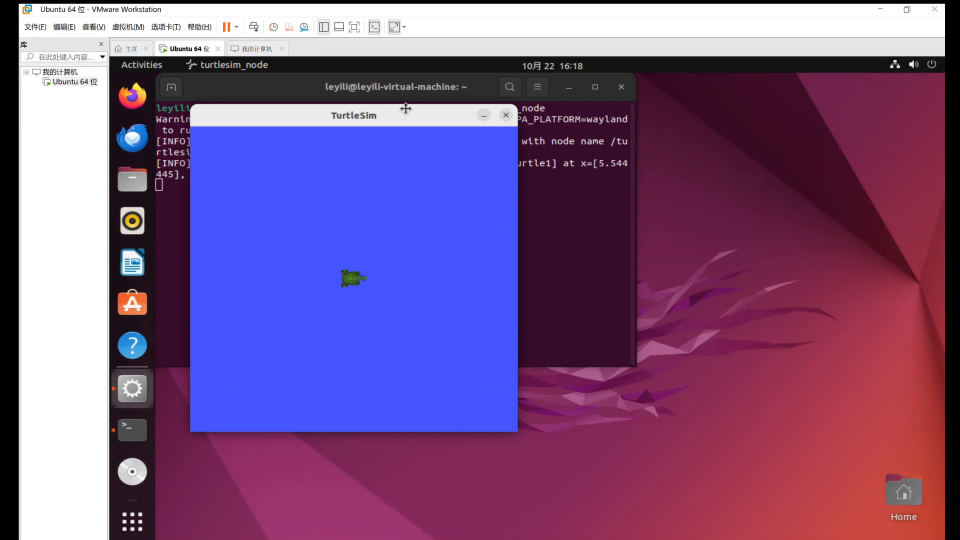
#> input picture frame 91 of Week1/lijian/自证视频.mp4, 1920 x 1080 px, given in place of the camera (shown at 1/2 size)
$ python quick_cam_check.py
#> lines starting #> are read from the running program, lines starting #| are printed output that depends on the picture
"""快速相机体检：三组关键组合，各存一张图，输出极简结果。

用法（普通 PowerShell，venv 已激活）：
  python tools\\quick_cam_check.py
  python tools\\quick_cam_check.py --index 2
"""
import argparse
import time
from pathlib import Path

import cv2

# 静音 OpenCV 的警告输出（不同版本 API 位置不同，兼容处理）
try:
    cv2.utils.logging.setLogLevel(cv2.utils.logging.LOG_LEVEL_SILENT)
except Exception:
    for _fn in ("setLogLevel",):
        if hasattr(cv2, _fn):
            try:
                getattr(cv2, _fn)(0)
            except Exception:
                pass

ROOT = Path(__file__).resolve().parents[1]
OUT = ROOT / "logs"


def run(index, api, fourcc, w, h, n=25):
#> called with index = 0, api = 700, w = 1280, h = 720, n = 25
    if fourcc:
        cap = cv2.VideoCapture(index, api)
        if not cap.isOpened():
            cap.release()
            return None
        cap.set(cv2.CAP_PROP_FOURCC, cv2.VideoWriter_fourcc(*fourcc))
        cap.set(cv2.CAP_PROP_FRAME_WIDTH, w)
        cap.set(cv2.CAP_PROP_FRAME_HEIGHT, h)
    else:
        cap = cv2.VideoCapture(index, api)
        if not cap.isOpened():
            cap.release()
            return None
        cap.set(cv2.CAP_PROP_FRAME_WIDTH, w)
        cap.set(cv2.CAP_PROP_FRAME_HEIGHT, h)
    cap.set(cv2.CAP_PROP_FPS, 30)
    for _ in range(8):
        cap.read()
#> this loop made 8 passes
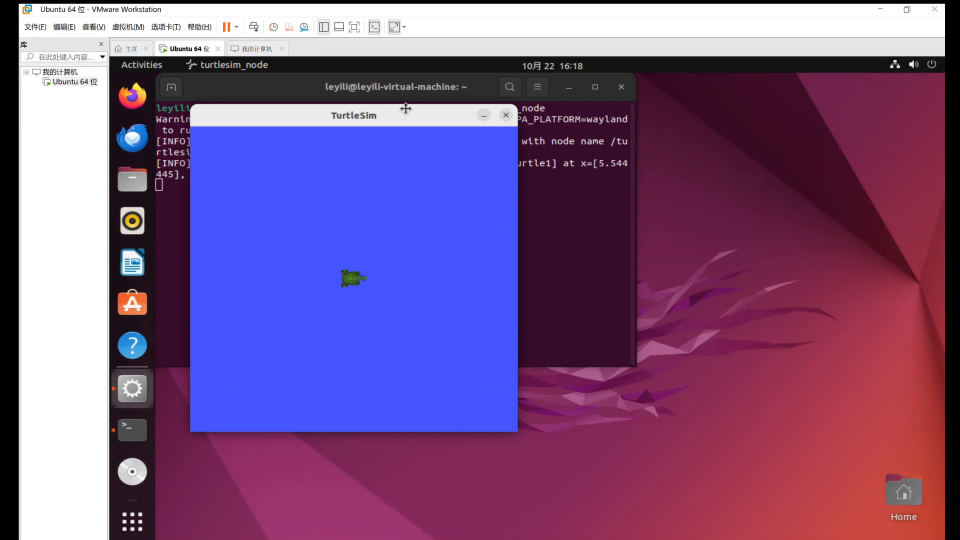
#> input picture frame 91 of Week1/lijian/自证视频.mp4, 1920 x 1080 px, given in place of the camera (shown at 1/2 size)
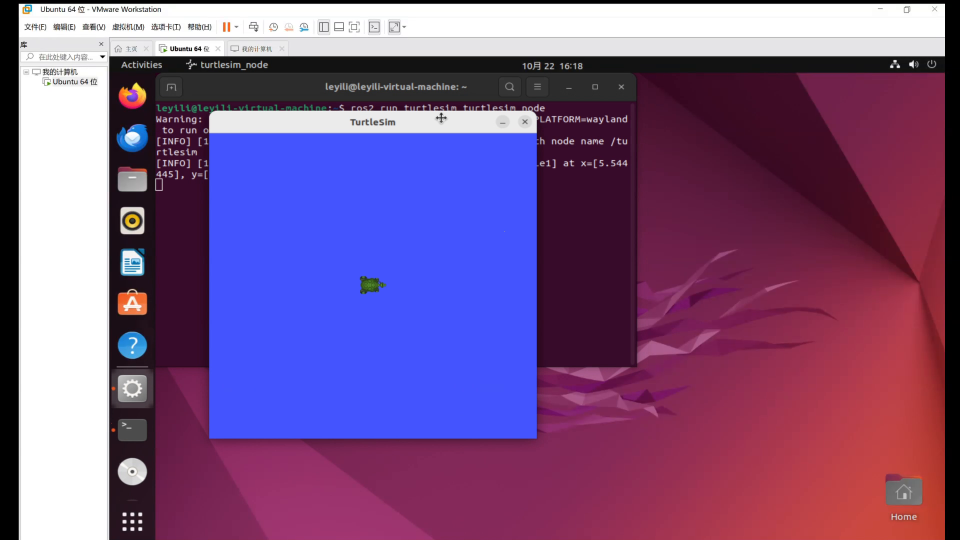
#> input picture frame 92 of Week1/lijian/自证视频.mp4, 1920 x 1080 px, given in place of the camera (shown at 1/2 size)
    frames, frame = 0, None
    t0 = time.time()
    while frames < n and time.time() - t0 < 5:
        ok, f = cap.read()
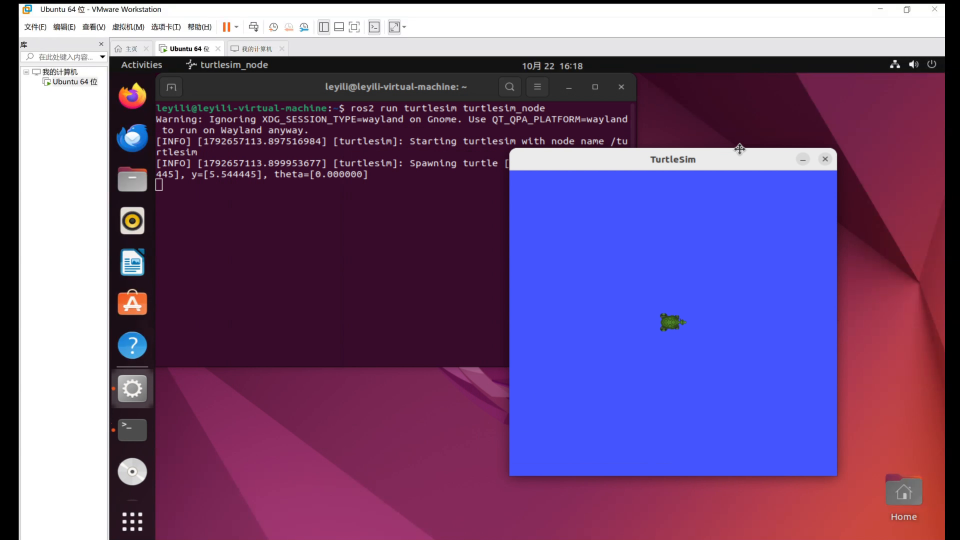
#> input picture frame 99 of Week1/lijian/自证视频.mp4, 1920 x 1080 px, given in place of the camera (shown at 1/2 size)
#> f is the input picture: shape (1080, 1920, 3); mean B, G, R 131.2, 83.1, 114.6
        if ok:
            frames += 1
            frame = f
    dt = time.time() - t0
    aw, ah = int(cap.get(cv2.CAP_PROP_FRAME_WIDTH)), int(cap.get(cv2.CAP_PROP_FRAME_HEIGHT))
    cap.release()
    fps = frames / dt if dt > 0 else 0
    mean = mx = -1
    if frame is not None:
        g = cv2.cvtColor(frame, cv2.COLOR_BGR2GRAY)
        mean, mx = float(g.mean()), int(g.max())
    return dict(fps=fps, aw=aw, ah=ah, mean=mean, mx=mx, frame=frame)


def main():
    ap = argparse.ArgumentParser()
    ap.add_argument("--index", type=int, default=None)
    args = ap.parse_args()

    OUT.mkdir(parents=True, exist_ok=True)
    tmp = OUT / "_tmp.jpg"
    indices = [args.index] if args.index is not None else list(range(5))

    print(f"OpenCV {cv2.__version__} | {cv2.__file__}")
    usable = []
    for idx in indices:
        probe = cv2.VideoCapture(idx, cv2.CAP_DSHOW)
        ok = probe.isOpened()
        probe.release()
        if not ok:
            continue
        print(f"\n--- index={idx} ---")
        cases = [("默认 1280x720", cv2.CAP_DSHOW, None, 1280, 720),
                 ("MJPG 1280x720", cv2.CAP_DSHOW, "MJPG", 1280, 720),
                 ("MJPG  640x480", cv2.CAP_DSHOW, "MJPG", 640, 480)]
        for label, api, fourcc, cw, ch in cases:
            r = run(idx, api, fourcc, cw, ch)
            if r is None:
                print(f"  {label:<15} 打不开")
                continue
            alive = r["mx"] > 20
            print(f"  {label:<15} 实际 {r['aw']}x{r['ah']:<5} {r['fps']:>5.1f} fps "
                  f"亮度 {r['mean']:>6.1f} max {r['mx']:>3}  {'✅有画面' if alive else '❌黑帧'}")
            if r["frame"] is not None:
                fn = OUT / f"quick_{idx}_{label.split()[0]}_{cw}x{ch}.jpg"
                cv2.imwrite(str(fn), r["frame"])
                print(f"                  存图 -> {fn.relative_to(ROOT)}")
            if alive and r["fps"] >= 20:
                usable.append((idx, label, r["fps"]))

    print("\n" + "=" * 60)
    if usable:
        print("可用组合：")
        for idx, label, fps in usable:
            print(f"  index={idx}  {label}  {fps:.1f} fps")
    else:
        print("仍然没有可用组合（全部黑帧或帧率不足）")
    print("请把上图输出贴给我，并把 logs 下生成的 quick_*.jpg 一起发我。")


if __name__ == "__main__":
    main()
